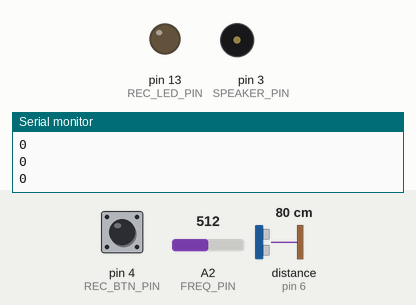
Simulated run of this sketch. Board: Arduino Uno, built with avr-gcc and run on an emulated ATmega328P. On the bench: output pins drawn as LEDs (lit = HIGH), buzzer (waves = sounding), the last lines printed to the serial monitor. Wiring (inferred from the names in the program): ultrasonic range finder: trigger pin 7; echo pin 6. The inputs (shaded band) are chosen by the test bench; at power-on: pin 4 (REC_BTN_PIN) HIGH, distance to the obstacle (sensor on pin 6) 80 cm, A2 (FREQ_PIN) = 512. The echo pulse lasts 58.3 µs per cm; pins used as bus, display or sensor lines are not drawn.

Above: at 1.2 s.
1.3 s: pin 4 (REC_BTN_PIN) pulled LOW for 0.15 s
At 1.38 s:
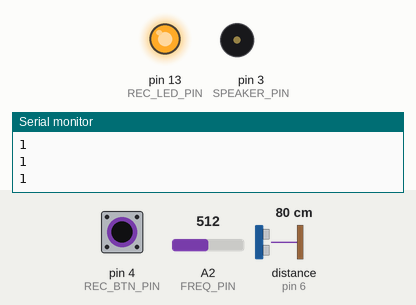
2.9 s: pin 4 (REC_BTN_PIN) pulled LOW for 3.2 s
At 7.2 s:
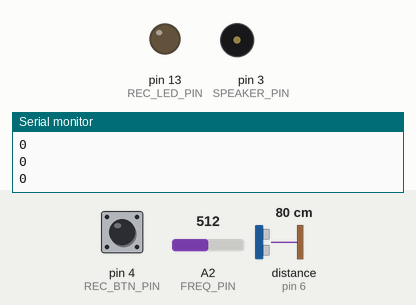
7.6 s: distance to the obstacle (sensor on pin 6) set to 57 cm
9.1 s: distance to the obstacle (sensor on pin 6) set to 48 cm
At 10.1 s:
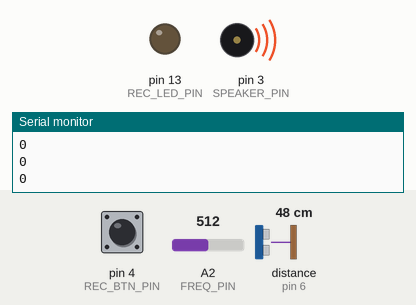
10.6 s: pin 4 (REC_BTN_PIN) pulled LOW for 1 s
At 11.4 s:
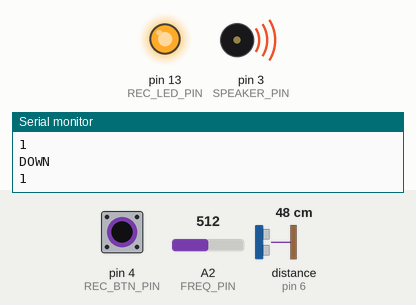
Timing chart, 0 to 13.6 s (numbered marks = the images above; inputs shaded):
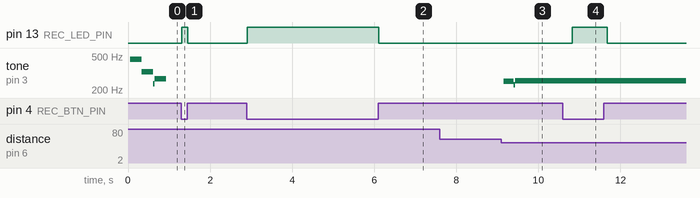

The sketch:

theremin.ino
```cpp
const uint8_t  FREQ_PIN   = A2;
const uint8_t    TRIG_PIN = 7;
const uint8_t    ECHO_PIN = 6;
const uint8_t SPEAKER_PIN = 3;
const uint8_t REC_LED_PIN = 13;
const uint8_t REC_BTN_PIN = 4;

const long min_freq = 31;
const long DURATION = 280;

const int REC_BUFF_SIZE = 100;
int rec_end, rec_i;
int rec_buffer[REC_BUFF_SIZE];
int rec_buffer_base[REC_BUFF_SIZE];

void setup() {
        pinMode(SPEAKER_PIN, OUTPUT);
        pinMode(FREQ_PIN, INPUT);
	pinMode(ECHO_PIN, INPUT);
	pinMode(TRIG_PIN, OUTPUT);
	pinMode(REC_LED_PIN, OUTPUT);
        pinMode(REC_BTN_PIN, INPUT);
        digitalWrite(REC_BTN_PIN, HIGH);

	rec_end = rec_i = 0;

        Serial.begin(9600);
}


long measure_distance() {
	long duration;

	digitalWrite(TRIG_PIN, LOW);
	delayMicroseconds(2);
	digitalWrite(TRIG_PIN, HIGH);
	delayMicroseconds(10);
	digitalWrite(TRIG_PIN, LOW);

	duration = pulseIn(ECHO_PIN, HIGH);

	return duration / 58;
}


void playTone(int tone, int duration) {;
	for (long i = 0; i < duration * 1000L; i += tone * 2) {
	digitalWrite(SPEAKER_PIN, HIGH);
	delayMicroseconds(tone);
	digitalWrite(SPEAKER_PIN, LOW);
	delayMicroseconds(tone);
	}
}


long distance;

void record(long freq) {
	rec_buffer[rec_i] = freq;
	rec_i = (rec_i + 1) % REC_BUFF_SIZE;
	rec_end++;
	rec_end = rec_end < REC_BUFF_SIZE? rec_i : REC_BUFF_SIZE;
}

void play(long f, long duration) {
	//noTone(SPEAKER_PIN);
	//tone(SPEAKER_PIN, f, duration);

	playTone(f, duration);
}


long dist_to_freq(long distance, long freq_offset) {
	distance *= 58;
	distance >>= 1;
	return distance + freq_offset;
}

void loop() {
	bool button_state = digitalRead(REC_BTN_PIN) == LOW;
	long freq_offset  = analogRead(FREQ_PIN); // 0..1023 * 2
        Serial.println(button_state);
	distance = (3 * distance + measure_distance()) >> 2;
        if(button_state)
          digitalWrite(REC_LED_PIN, HIGH);
        else digitalWrite(REC_LED_PIN, LOW);
      	if (distance <= 50) {
		long f = dist_to_freq(distance, freq_offset);

		play(f, DURATION);

		if (button_state) {
                        Serial.println("DOWN");
		//	record(f);
		}
	} else {

		//noTone(SPEAKER_PIN);
		//if (button_state && distance > 350) {
		//	play(rec_buffer[rec_i], DURATION);
		//	rec_i = (rec_i + 1) % rec_end;
		//}
	}
}
```

Measured:
- the behaviour switches between 52 and 51 cm on distance to the obstacle (sensor on pin 6) (found by bisection; images 2 and 3)
- after the input at 1.3 s, pin 13 (REC_LED_PIN): LOW → HIGH at once, → LOW 0.15 s later
- after the input at 2.9 s, pin 13 (REC_LED_PIN): LOW → HIGH at once, → LOW 3.2 s later
- after the input at 9.1 s, tone on pin 3 (SPEAKER_PIN): silent → 254 Hz after 0.06 s, → 230 Hz 0.24 s later, → 258 Hz 0.04 s later
- after the input at 10.6 s, pin 13 (REC_LED_PIN): LOW → HIGH after 0.23 s, → LOW 0.86 s later
- by itself, tone on pin 3 (SPEAKER_PIN): plays 456 Hz for 0.28 s, 327 Hz for 0.28 s, 238 Hz for 0.04 s, 270 Hz for 0.28 s
